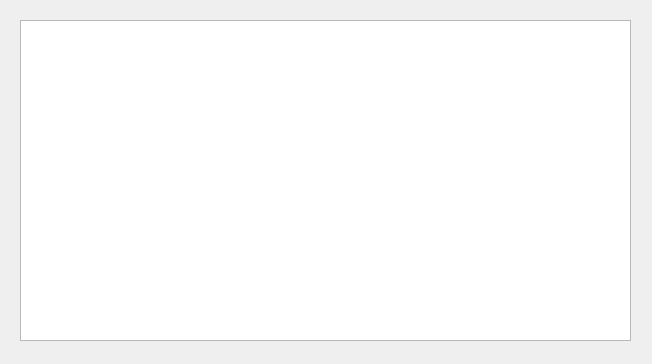
<?xml version="1.0" encoding="UTF-8"?>
<ui version="4.0">
 <class>SubWindow</class>
 <widget class="QWidget" name="SubWindow">
  <property name="geometry">
   <rect>
    <x>0</x>
    <y>0</y>
    <width>652</width>
    <height>364</height>
   </rect>
  </property>
  <property name="windowTitle">
   <string>Form</string>
  </property>
  <widget class="QTextEdit" name="textEdit">
   <property name="geometry">
    <rect>
     <x>20</x>
     <y>20</y>
     <width>611</width>
     <height>321</height>
    </rect>
   </property>
   <property name="font">
    <font>
     <family>Courier New</family>
    </font>
   </property>
   <property name="autoFillBackground">
    <bool>true</bool>
   </property>
   <property name="readOnly">
    <bool>true</bool>
   </property>
  </widget>
 </widget>
 <resources/>
 <connections/>
</ui>
